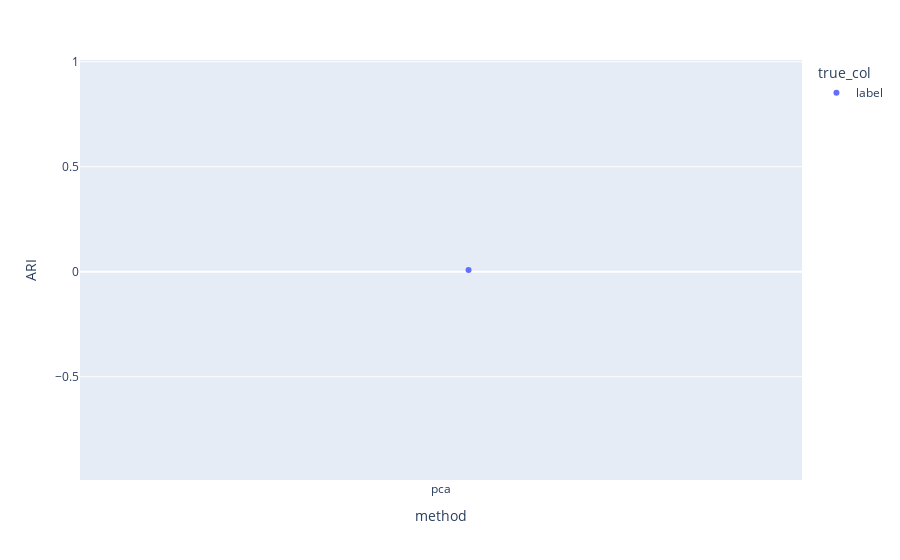

Notebook code cell kept with this figure:
### Code cell
fig = px.strip(df_results, x='method', y='ARI', color = "true_col")
fig.show()

### Figure 1 — Plotly figure (JSON) as saved in the notebook; plotly's stock layout.template omitted (floating-point values rounded to 4 significant figures)
{"data": [{"alignmentgroup": "True", "boxpoints": "all", "fillcolor": "rgba(255,255,255,0)", "hoveron": "points", "hovertemplate": "true_col=label<br>method=%{x}<br>ARI=%{y}<extra></extra>", "legendgroup": "label", "line": {"color": "rgba(255,255,255,0)"}, "marker": {"color": "#636efa"}, "name": "label", "offsetgroup": "label", "orientation": "v", "pointpos": 0, "showlegend": true, "type": "box", "x": ["pca"], "x0": " ", "xaxis": "x", "y": [0.008443], "y0": " ", "yaxis": "y"}], "layout": {"boxmode": "group", "legend": {"title": {"text": "true_col"}, "tracegroupgap": 0}, "margin": {"t": 60}, "xaxis": {"anchor": "y", "domain": [0, 1], "title": {"text": "method"}}, "yaxis": {"anchor": "x", "domain": [0, 1], "title": {"text": "ARI"}}}}
